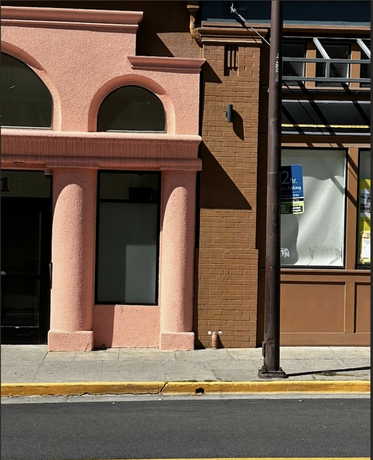
#> input picture 2.png, 373 x 460 px, shrunk from 1374 x 1694 before the run, given as the content of the folder /root/normalized/genimage/real, which was not available
$ jupyter execute --allow-errors band_ablation_viz.ipynb   (text cells are left out)
#> lines starting #> are read from the running program, lines starting #| are printed output that depends on the picture; after the words box and inside, x2 and y2 are one past the last pixel; in counts of white or black regions, pixels touching at a corner belong together; pictures that were not available may be replaced by others from this repository, and a replacement may not be noted
### scripts/band_ablation.py
"""
Zero out a radial frequency band in an image directory and save reconstructed images.

Band definitions (as fraction of r_max = H/2):
  low   r < 0.2 * r_max
  mid   0.2 * r_max <= r < 0.6 * r_max
  high  r >= 0.6 * r_max

Procedure per image: RGB → each channel FFT2 → zero band → iFFT2 → clip [0,255] → save PNG

Usage:
    python scripts/band_ablation.py \\
        --input /root/normalized/cifake/test \\
        --band high \\
        --output /root/ablated/cifake/high

    # Then evaluate with eval_external.py as normal:
    python scripts/eval_external.py --detector cnndetection \\
        --data /root/ablated/cifake/high \\
        --out results/cnndetection_cifake_ablated_high.csv
"""

import argparse
import numpy as np
from concurrent.futures import ThreadPoolExecutor, as_completed
from pathlib import Path
from PIL import Image
from tqdm import tqdm

IMAGE_EXTS = {'.jpg', '.jpeg', '.png', '.bmp', '.webp', '.tiff'}


def make_band_mask(h: int, w: int, band: str) -> np.ndarray:
    cy, cx = h // 2, w // 2
    ys, xs = np.ogrid[:h, :w]
    r = np.sqrt((ys - cy) ** 2 + (xs - cx) ** 2)
    r_max = min(cy, cx)
    if band == 'low':
        mask = r < 0.2 * r_max
    elif band == 'mid':
        mask = (r >= 0.2 * r_max) & (r < 0.6 * r_max)
    elif band == 'high':
        mask = r >= 0.6 * r_max
    else:
        raise ValueError(f"Unknown band: {band!r}. Choose 'low', 'mid', or 'high'.")
    return mask


def ablate_image(img: Image.Image, band: str) -> Image.Image:
    arr = np.array(img.convert('RGB'), dtype=np.float32)
    h, w = arr.shape[:2]
    mask = make_band_mask(h, w, band)
    out = np.zeros_like(arr)
    for c in range(3):
        f = np.fft.fftshift(np.fft.fft2(arr[:, :, c]))
        f[mask] = 0.0
        ch = np.fft.ifft2(np.fft.ifftshift(f)).real
        out[:, :, c] = ch
    out = np.clip(out, 0, 255).astype(np.uint8)
    return Image.fromarray(out)


# [57 lines left out: functions _ablate_one, process_dir, main, not called in this run]


# [2 lines that do not run on import are left out]

### notebooks/band_ablation_viz.ipynb
[cell 1]
import sys
sys.path.insert(0, '..')

import numpy as np
import matplotlib.pyplot as plt
import matplotlib.patches as patches
from matplotlib.colors import LogNorm
from pathlib import Path
from PIL import Image

from scripts.band_ablation import make_band_mask, ablate_image

[cell 2]
# ── Dataset selector ──────────────────────────────────────────────────────────
# Change DATASET to switch between datasets. Everything below auto-adjusts.
#
#   'genimage'  — ImageNet-nature (real) vs ADM-generated (fake) ← best quality
#   'defactify' — news article images vs multiple generators
#   'cifake'    — CIFAR-10 upsampled 32→256 (blurry, toy-scale)
# ─────────────────────────────────────────────────────────────────────────────
DATASET = 'genimage'

NORM_ROOTS = {
    'genimage':  Path('/root/normalized/genimage'),
    'defactify': Path('/root/normalized/defactify/test'),
    'cifake':    Path('/root/normalized/cifake/test'),
}
ABLAT_ROOTS = {
    'genimage':  Path('/root/ablated/genimage'),
    'defactify': Path('/root/ablated/defactify'),
    'cifake':    Path('/root/ablated/cifake'),
}

NORM_ROOT  = NORM_ROOTS[DATASET]
ABLAT_ROOT = ABLAT_ROOTS[DATASET]

real_files = sorted((NORM_ROOT / 'real').glob('*.png'))
fake_files = sorted((NORM_ROOT / 'fake').glob('*.png'))

print(f"Dataset : {DATASET}")
print(f"Real    : {len(real_files)} images")
print(f"Fake    : {len(fake_files)} images")

[cell 3]
H, W = 256, 256
bands = ['low', 'mid', 'high']
colors = {'low': '#4e9af1', 'mid': '#f1a84e', 'high': '#e05c5c'}
labels = {
    'low':  'Low  (r < 0.2·r_max)\nDC + coarse structure',
    'mid':  'Mid  (0.2 ≤ r < 0.6·r_max)\nMid-range texture',
    'high': 'High (r ≥ 0.6·r_max)\nFine detail + edges',
}

fig, axes = plt.subplots(1, 3, figsize=(12, 4))
for ax, band in zip(axes, bands):
    mask = make_band_mask(H, W, band)
    display = np.zeros((H, W, 3))
    rgb = np.array(plt.cm.colors.to_rgb(colors[band]))
    display[mask] = rgb
    display[~mask] = [0.12, 0.12, 0.12]
    ax.imshow(display, origin='upper')
    ax.set_title(labels[band], fontsize=10)
    ax.axis('off')
    # Draw r_max circle for reference
    r_max = min(H // 2, W // 2)
    circle = plt.Circle((W//2, H//2), r_max, color='white', fill=False, lw=0.8, ls='--', alpha=0.5)
    ax.add_patch(circle)

fig.suptitle('Zeroed regions in frequency space (white = kept, coloured = zeroed)', fontsize=12)
plt.tight_layout()
plt.savefig('../figures/band_masks.png', dpi=150, bbox_inches='tight')
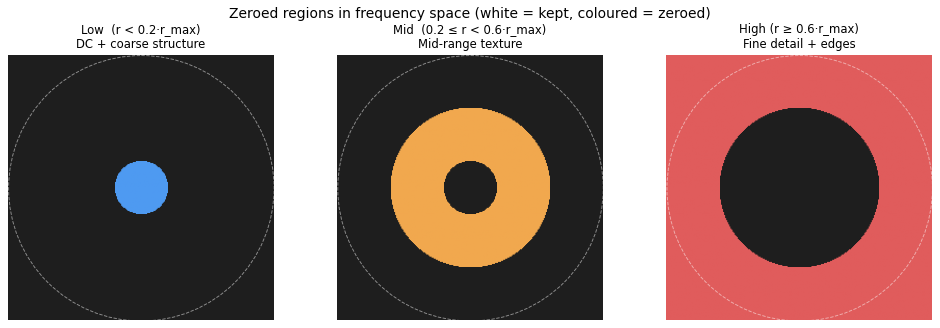
#> figure drawn by matplotlib, 3 panels
plt.show()

[cell 4]
def show_ablation_row(img_path, title_prefix='', idx=0):
    """Show original + 3 ablated versions + removed-content maps for one image."""
#> called with title_prefix = 'REAL', idx = 0
    orig = Image.open(img_path).convert('RGB')
    orig_arr = np.array(orig)

    ablated = {b: ablate_image(orig, b) for b in bands}
#> the loop in ablate_image, `for c in range(3):` made 3 passes
#> pass 1, in ablate_image, `ch = np.fft.ifft2(np.fft.ifftshift(f)).real`:
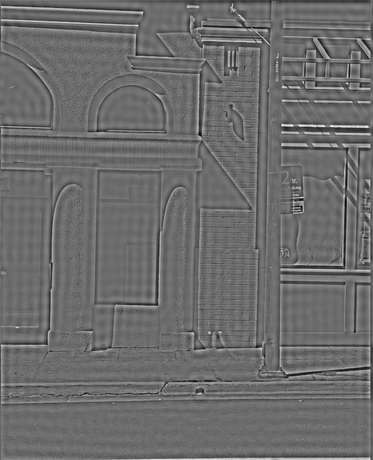
#> ch: shape (460, 373) float64; min -146.7, max 198.1, mean 0; drawn with min black and max white
#> call 2 of ablate_image, with band = 'mid'
#> after the loop in ablate_image (call 2), `for c in range(3):`:
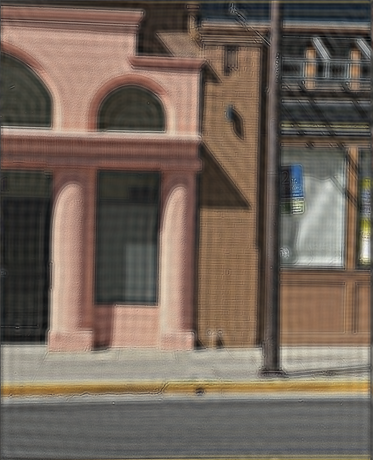
#> out: shape (460, 373, 3) float32; mean R, G, B 110.3, 91, 75.8; drawn with min black and max white
#> call 3 of ablate_image, with band = 'high'
#> the loop in ablate_image (call 3), `for c in range(3):` made 3 passes
#> pass 1, in ablate_image (call 3), `ch = np.fft.ifft2(np.fft.ifftshift(f)).real`:
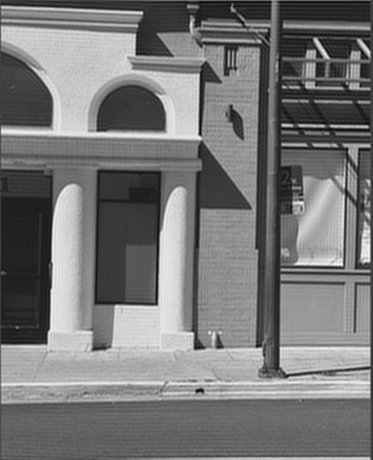
#> ch: shape (460, 373) float64; min -39.8, max 280.2, mean 110.3; drawn with min black and max white
#> after the loop in ablate_image (call 3), `for c in range(3):`:
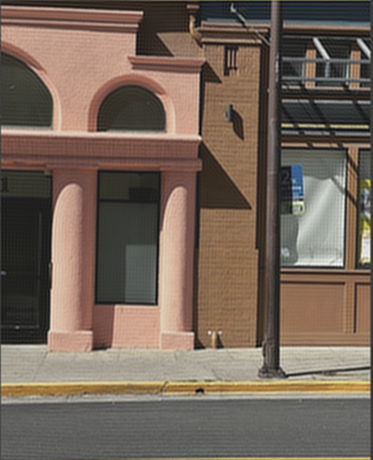
#> out: shape (460, 373, 3) float32; mean R, G, B 110.3, 91, 75.8; drawn with min black and max white
#> ablated = 3 items
    removed = {b: np.clip(orig_arr.astype(int) - np.array(ablated[b]).astype(int) + 128, 0, 255).astype(np.uint8)
               for b in bands}
#> removed = 3 items

    fig, axes = plt.subplots(2, 4, figsize=(16, 8))
    fig.suptitle(f'[{DATASET}]  {title_prefix}  —  {Path(img_path).name}', fontsize=12)

    axes[0, 0].imshow(orig_arr)
    axes[0, 0].set_title('Original (normalized)', fontweight='bold')
    for i, band in enumerate(bands):
        axes[0, i+1].imshow(np.array(ablated[band]))
        axes[0, i+1].set_title(f'{band.capitalize()} removed', color=colors[band], fontweight='bold')

    gray = np.array(orig.convert('L')).astype(np.float32)
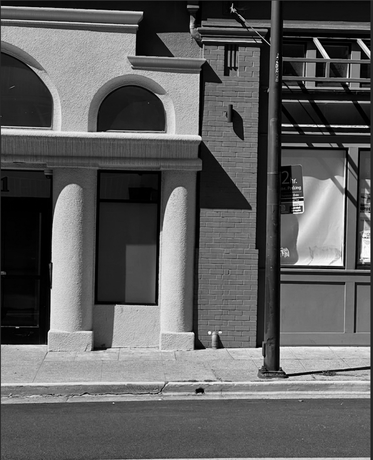
#> gray: shape (460, 373) float32; min 0, max 255, mean 95
    spectrum = np.abs(np.fft.fftshift(np.fft.fft2(gray)))
    axes[1, 0].imshow(spectrum, norm=LogNorm(vmin=1), cmap='inferno')
    axes[1, 0].set_title('Log power spectrum', fontsize=9)

    for i, band in enumerate(bands):
        axes[1, i+1].imshow(removed[band])
        axes[1, i+1].set_title(f'Removed content ({band})\n(orig − ablated + 128)', fontsize=9)

    for ax in axes.flat:
        ax.axis('off')

    plt.tight_layout()
    plt.savefig(f'../figures/ablation_viz_{DATASET}_{title_prefix.lower().replace(" ","_")}_{idx}.png',
                dpi=150, bbox_inches='tight')
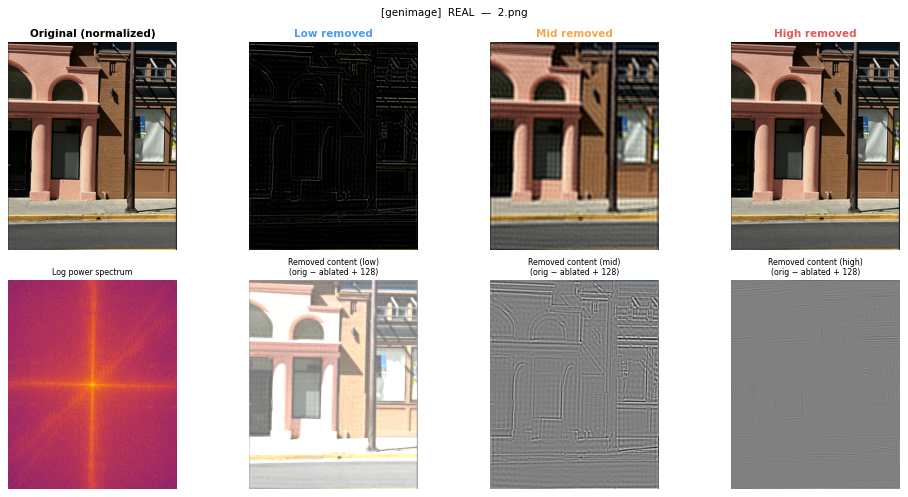
#> figure drawn by matplotlib, 8 panels
    plt.show()

show_ablation_row(real_files[0], title_prefix='REAL', idx=0)

[cell 5]
show_ablation_row(fake_files[0], title_prefix='FAKE', idx=0)
#> in make_band_mask (call 7), `r = np.sqrt((ys - cy) ** 2 + (xs - cx) ** 2)`:
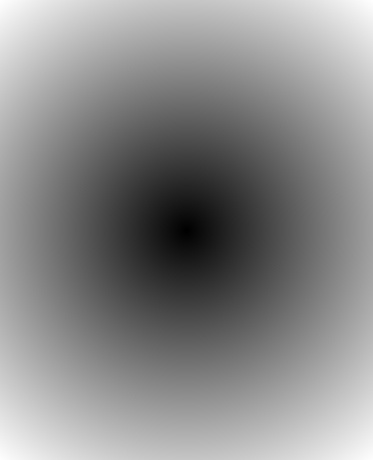
#> r: shape (460, 373) float64; min 0, max 295.8, mean 159.9; drawn with min black and max white
#> in make_band_mask (call 7), `mask = r < 0.2 * r_max`:
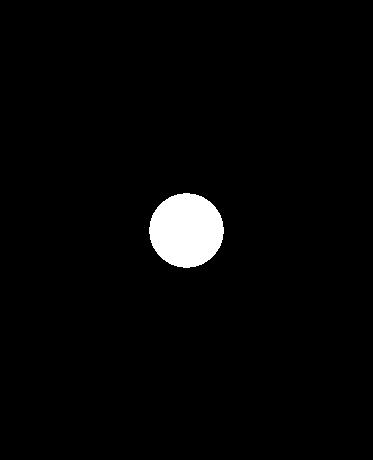
#> mask: shape (460, 373) bool; 2.5% white; 1 white region, box (x1, y1, x2, y2) and area: (149, 193, 224, 268) 4349
#> in ablate_image (call 4), `out = np.zeros_like(arr)`: out: shape (460, 373, 3) float32; every value is 0
#> in make_band_mask (call 8), `mask = (r >= 0.2 * r_max) & (r < 0.6 * r_max)`: mask: shape (460, 373) bool; 20.3% white; 1 white region, box (x1, y1, x2, y2) and area: (75, 119, 298, 342) 34760
#> in make_band_mask (call 9), `mask = r >= 0.6 * r_max`:
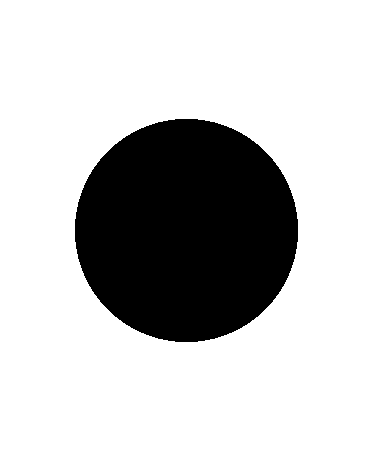
#> mask: shape (460, 373) bool; 77.2% white; 1 black region, box (x1, y1, x2, y2) and area: (75, 119, 298, 342) 39109

[cell 6]
def compare_real_fake(real_path, fake_path):
    """Grid: rows = conditions (original, low, mid, high), cols = real | fake."""
    row_labels = ['Original', 'Low removed', 'Mid removed', 'High removed']

    real_imgs = [Image.open(real_path).convert('RGB')]
    fake_imgs = [Image.open(fake_path).convert('RGB')]
    for b in bands:
        real_imgs.append(ablate_image(real_imgs[0], b))
        fake_imgs.append(ablate_image(fake_imgs[0], b))
#> after the loop, fake_imgs = 4 items; real_imgs = 4 items

    fig, axes = plt.subplots(4, 2, figsize=(6, 12))
    fig.suptitle(f'[{DATASET}]  Real (left) vs Fake (right)', fontsize=11)

    for row, (r_img, f_img, label) in enumerate(zip(real_imgs, fake_imgs, row_labels)):
        axes[row, 0].imshow(np.array(r_img))
        axes[row, 1].imshow(np.array(f_img))
        axes[row, 0].set_ylabel(label, fontsize=10, rotation=90, labelpad=4)
        if row == 0:
            axes[row, 0].set_title('Real', fontweight='bold')
            axes[row, 1].set_title('Fake', fontweight='bold')
#> this loop made 4 passes
#> label on passes 1 to 4: 'Original', 'Low removed', 'Mid removed', 'High removed'

    for ax in axes.flat:
        ax.set_xticks([])
        ax.set_yticks([])

    plt.tight_layout()
    plt.savefig(f'../figures/ablation_real_vs_fake_{DATASET}.png', dpi=150, bbox_inches='tight')
    plt.show()

compare_real_fake(real_files[0], fake_files[0])

[cell 7]
N = 64  # images to average

def mean_images(file_list, n=N):
#> called with n = 64
    acc = {cond: np.zeros((256, 256, 3), dtype=np.float64)
           for cond in ['original'] + bands}
#> acc = 4 items
    for p in file_list[:n]:
        img = Image.open(p).convert('RGB')
        acc['original'] += np.array(img)
        for b in bands:
            acc[b] += np.array(ablate_image(img, b))
    return {k: (v / n).astype(np.uint8) for k, v in acc.items()}

print(f'Computing mean over {N} real images...')
#> (the rest of this cell did not finish here and is left out)
